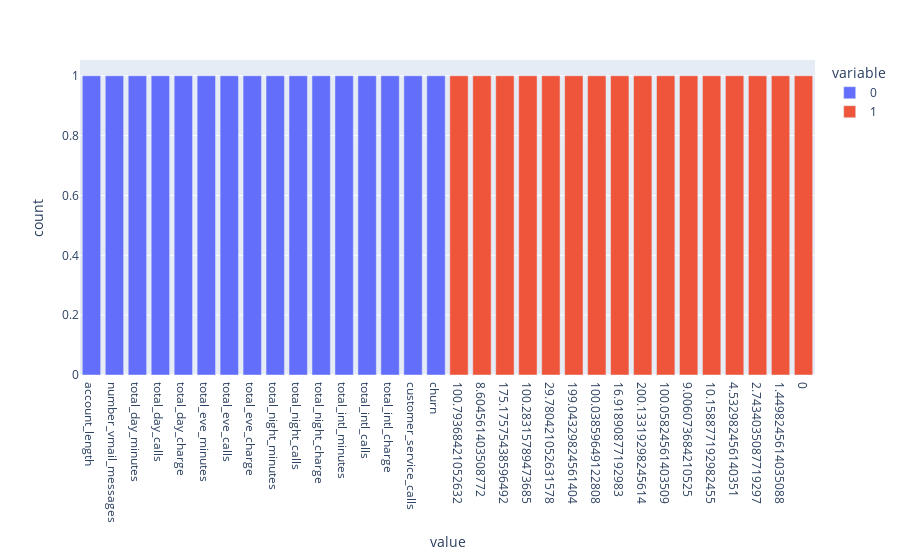

Write notebook code for a chart like this one.
### Code cell
px.bar(loyal_avg_stats_df)

### Figure 1 — Plotly figure (JSON) as saved in the notebook; plotly's stock layout.template omitted (floating-point values rounded to 4 significant figures)
{"data": [{"alignmentgroup": "True", "hovertemplate": "variable=0<br>value=%{x}<br>count=%{y}<extra></extra>", "legendgroup": "0", "marker": {"color": "#636efa", "pattern": {"shape": ""}}, "name": "0", "offsetgroup": "0", "orientation": "v", "showlegend": true, "textposition": "auto", "type": "bar", "x": ["account_length", "number_vmail_messages", "total_day_minutes", "total_day_calls", "total_day_charge", "total_eve_minutes", "total_eve_calls", "total_eve_charge", "total_night_minutes", "total_night_calls", "total_night_charge", "total_intl_minutes", "total_intl_calls", "total_intl_charge", "customer_service_calls", "churn"], "xaxis": "x", "y": [1, 1, 1, 1, 1, 1, 1, 1, 1, 1, 1, 1, 1, 1, 1, 1], "yaxis": "y"}, {"alignmentgroup": "True", "hovertemplate": "variable=1<br>value=%{x}<br>count=%{y}<extra></extra>", "legendgroup": "1", "marker": {"color": "#EF553B", "pattern": {"shape": ""}}, "name": "1", "offsetgroup": "1", "orientation": "v", "showlegend": true, "textposition": "auto", "type": "bar", "x": [100.8, 8.605, 175.2, 100.3, 29.78, 199.0, 100.0, 16.92, 200.1, 100.1, 9.006, 10.16, 4.533, 2.743, 1.45, 0], "xaxis": "x", "y": [1, 1, 1, 1, 1, 1, 1, 1, 1, 1, 1, 1, 1, 1, 1, 1], "yaxis": "y"}], "layout": {"barmode": "relative", "legend": {"title": {"text": "variable"}, "tracegroupgap": 0}, "margin": {"t": 60}, "xaxis": {"anchor": "y", "domain": [0, 1], "title": {"text": "value"}}, "yaxis": {"anchor": "x", "domain": [0, 1], "title": {"text": "count"}}}}
